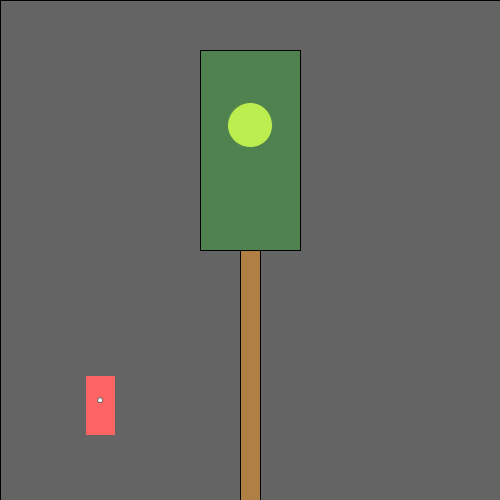
Frame 1 (no input)
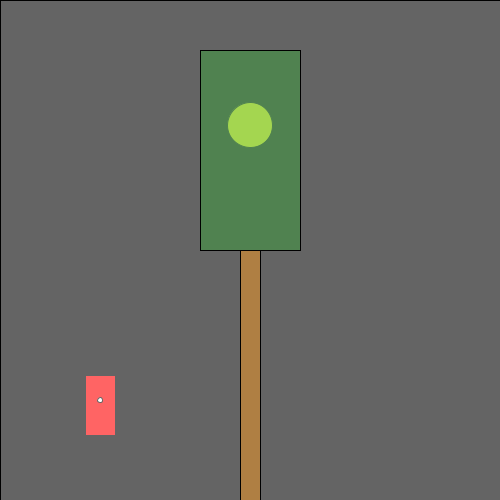
Frame 60 (the mouse pressed at the canvas centre just before this capture)
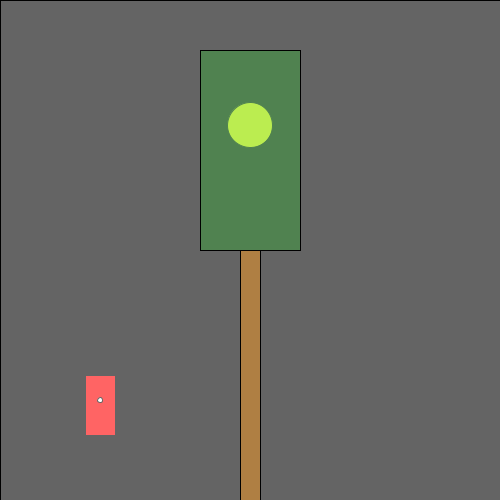
Frame 120 (the mouse held since frame 60 and released just before this capture)

The Processing sketch that drew these frames (run headless with seeded random() and noise(); from frame 60 on, the mouse is pressed at the canvas centre):

// Processing sketch: processing_109384
// ── processing_109384.pde

/*
  Norm Krumpe
  September 22, 2012
  Models a light that is triggered by motion (in this case, motion
  of the mouse).  The light also has a timer.  So, motion turns on the
  light, but a certain amount of time passing with no motion will
  cause the light to turn off again.
*/

// How close you need to get to the
// light sensor in order to turn on
// the light.  Higher values make it
// easier to trigger the light.  Distance
// is measured in pixels.
final int TRIGGER_DISTANCE = 50;

// The location of the sensor:
final int SWITCH_CENTER_X = 100;
final int SWITCH_CENTER_Y = 400;

// seconds until light shuts off automatically when there is no motion
final float SECONDS_UNTIL_AUTO_SHUTOFF = 10; 

// Light will initially be on because of this next value.
// Want the light off initially?  
// Set this to something less than SECONDS_UNTIL_AUTO_SHUTOFF
float timeOfLastTrigger = 0; 
boolean revealTriggerRegion = false;
// Just choose a window size
void setup() {
  size(500, 500);
}

// Each time the mouse moves, check to see
// if it triggered the motion sensor
void mouseMoved() {
  if (motionSensorWasTriggered()) {
    timeOfLastTrigger = millis()/1000.0;
  }
}

// When a key is pressed, toggle the "cheat" that
// reveals the motion sensor's trigger region.
void keyPressed() {
  revealTriggerRegion = !revealTriggerRegion;
}

// Draw the various parts of the scene
void draw() {
  background(0);

  drawLightSwitch();
  drawLamp();  
  drawTriggerRegion();
}

// Draws all components of the lamp
void drawLamp() {
  drawLight();
  fill(0, 255, 0, 50);
  rect(200, 50, 100, 200);
  fill(175, 127, 67);
  rect(240, 250, 20, 250);
}

// How the light gets drawn depends on whether
// the lightbulb is lit.
void drawLight() {

  if (secondsSinceLastTrigger() < SECONDS_UNTIL_AUTO_SHUTOFF) {
    // If the light is on:
    int strength = (int)random(156, 256);
    fill(strength, strength, 0);
    ellipse(250, 125, 45, 45);
    fill(255, 100);
    rect(0, 0, width, height);
  }

  else {
    // Light is off:
    fill(10, 10, 0);
    ellipse(250, 125, 45, 45);
  }
}

// Draw the light switch/sensor
void drawLightSwitch() {
  fill(255, 0, 0);
  rect(SWITCH_CENTER_X - 15, SWITCH_CENTER_Y - 25, 30, 60);
  fill(255);
  ellipse(SWITCH_CENTER_X, SWITCH_CENTER_Y, 5, 5);
}

// Return true if the mouse triggered the sensor
boolean motionSensorWasTriggered() {
  return distanceFromLightSwitch() < TRIGGER_DISTANCE;
}

// Compute the distance between the mouse and the sensor
float distanceFromLightSwitch() {  
  return dist(mouseX, mouseY, SWITCH_CENTER_X, SWITCH_CENTER_Y);
}

// Determine how long it has been since the motion sensor
// was last turned on.
float secondsSinceLastTrigger() {
  return millis()/1000.0 - timeOfLastTrigger;
}

// Show a "cheat" region so that you know where the mouse
// needs to go in order to trigger the light sensor
void drawTriggerRegion() {
  if (revealTriggerRegion) {
    fill(255, 25);
    ellipse(SWITCH_CENTER_X, SWITCH_CENTER_Y, 
    TRIGGER_DISTANCE * 2, TRIGGER_DISTANCE * 2);
  }
}
